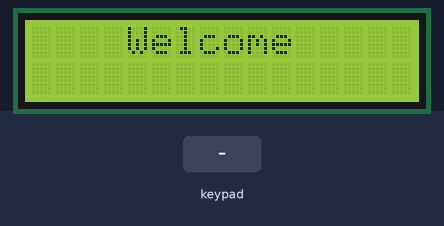
This sketch was run on a simulated Arduino Uno, built with avr-gcc and run on an emulated ATmega328P. On the bench: 16×2 character LCD. Inputs (shaded band) come from the test bench. What the sketch prints to the serial monitor is not drawn.

Above: at 1.2 s.
1.3 s: keypad keys 3 4 5 6 # pressed 0.4 s apart
At 3.9 s:
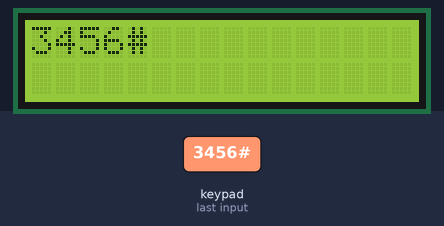
4.8 s: key 'A' pressed
At 5.1 s:
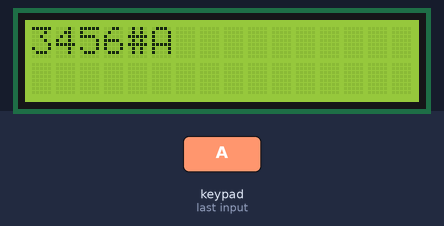
6.3 s: key 'B' pressed
At 7.5 s:
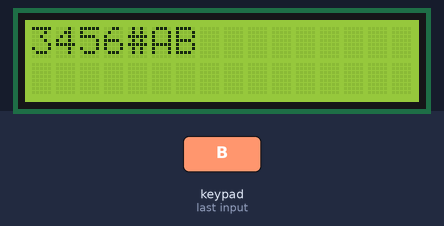
7.8 s: keypad keys 3 4 5 6 * pressed 0.4 s apart
At 10.2 s:
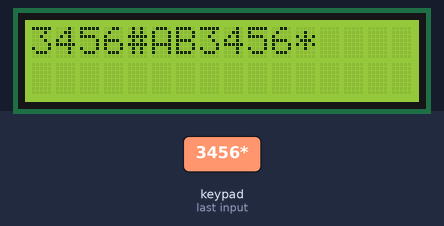
11.3 s: key 'C' pressed
At 12.5 s:
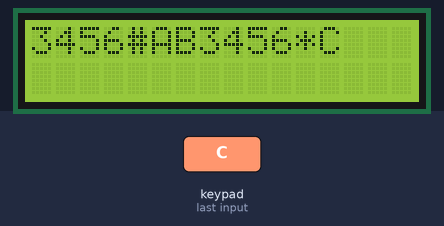
12.8 s: key '*' pressed
At 14.0 s:
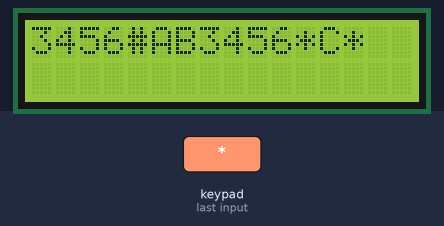
Timing chart, 0 to 15.3 s (numbered marks = the images above; inputs shaded):
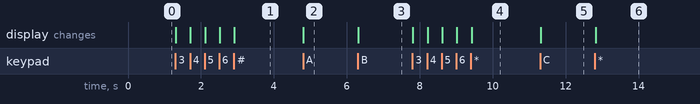

Measured:
- after the input at 1.3 s, the display: first changes at once (image 1 shows a later state)
- after the input at 4.8 s, the display: changes at once (image 2)
- after the input at 6.3 s, the display: changes at once (image 3)
- after the input at 7.8 s, the display: first changes at once (image 4 shows a later state)
- after the input at 11.3 s, the display: changes at once (image 5)
- after the input at 12.8 s, the display: changes at once (image 6)

The sketch:

test_D_K.ino
```cpp
//#include <LiquidCrystal.h> //include LCD library (standard library)
#include <LiquidCrystal_I2C.h> //include LCD I2C library (standard library)
#include <Keypad.h> //include keypad library - first you must install library (library link in the video description)

const byte rows = 4; //number of the keypad's rows and columns
const byte cols = 4;

char keyMap [rows] [cols] = { //define the cymbols on the buttons of the keypad

  {'1', '2', '3', 'A'},
  {'4', '5', '6', 'B'},
  {'7', '8', '9', 'C'},
  {'*', '0', '#', 'D'}
};

byte rowPins [rows] = {3, 4, 5, 6};//{10, 9, 8, 7}; //pins of the keypad
byte colPins [cols] = {7, 8, 9, 10};//{6, 5, 4, 3};

char mystr[16]; //String data
String temp = "";

Keypad myKeypad = Keypad( makeKeymap(keyMap), rowPins, colPins, rows, cols);
//LiquidCrystal lcd (A0, A1, A2, A3, A4, A5); // pins of the LCD. (RS, E, D4, D5, D6, D7)
LiquidCrystal_I2C lcd (0x27, 16, 2); //

void setup(){
  Serial.begin(9600);
  //lcd.begin(16, 2); // standard wiring
  lcd.init(); // With I2C module
  lcd.backlight(); // With I2C module
  lcd.setCursor(4,0);
  lcd.print("Welcome");
}

void loop(){
  char whichKey = myKeypad.getKey(); //define which key is pressed with getKey
  delay(1);
  if (whichKey != NO_KEY) {
    if (whichKey == 'D') {
      unsigned int len = String(mystr).length();
      temp = String(mystr);
      temp.remove(len - 1);
      temp.toCharArray(mystr,16);
      lcd.clear();
      lcd.print(mystr);
      Serial.println(mystr);
    } else {
      temp = String(mystr);
      temp += whichKey;
      temp.toCharArray(mystr,16);
      lcd.clear();
      lcd.print(mystr);
      Serial.println(mystr);
    }
  }
}
```
